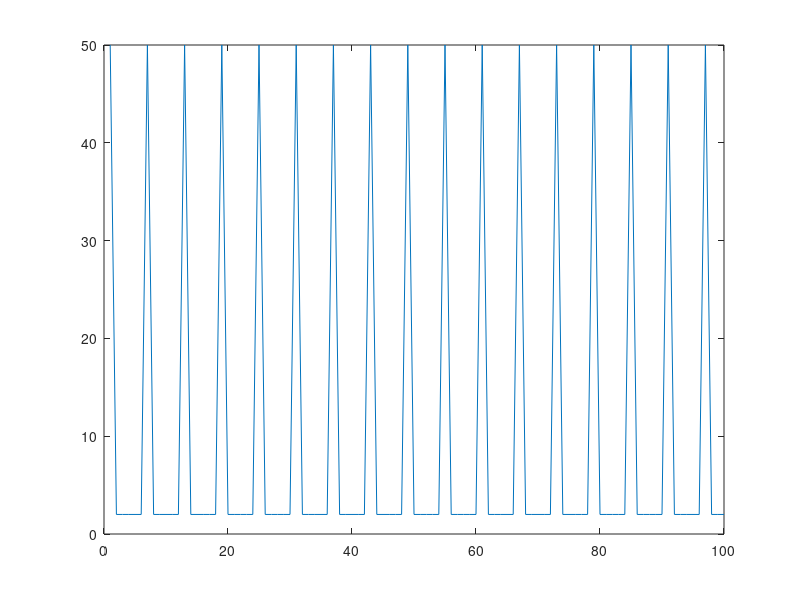

Recreate this plot in MATLAB.
% Basic integrate-and-fire neuron 
% R Rao 2007

clear
% input current
I = 400000000000000000000 % nA

% capacitance and leak resistance
C = 1 % nF
R = 40 % M ohms

% I & F implementation dV/dt = - V/RC + I/C
% Using h = 1 ms step size, Euler method

V = 0;
tstop = 100;
abs_ref = 5; % absolute refractory period 
ref = 0; % absolute refractory period counter
V_trace = []; % voltage trace for plotting
V_th = 10; % spike threshold

for t = 1:tstop
  
   if ~ref
     V = V - (V/(R*C)) + (I/C)
   else
     ref = ref - 1;
     V = 0.2*V_th; % reset voltage
   end
   
   if (V > V_th)
     V = 50;  % emit spike
     ref = abs_ref; % set refractory counter
   end

   V_trace = [V_trace V];

end

  plot(V_trace)
